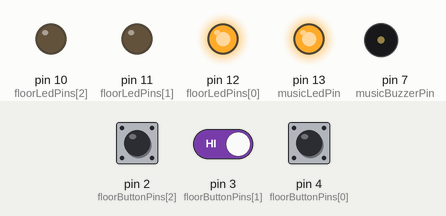
A sketch run on a simulated Arduino Uno, built with avr-gcc and run on an emulated ATmega328P. Shown: output pins drawn as LEDs (lit = HIGH), buzzer (waves = sounding). Dashed ring = blinking. The inputs (shaded band) are chosen by the test bench; at power-on: pin 2 (floorButtonPins[2]) HIGH, pin 3 (floorButtonPins[1]) HIGH, pin 4 (floorButtonPins[0]) HIGH.

Above: at 1.2 s.
1.3 s: pin 2 (floorButtonPins[2]) pulled LOW for 0.15 s
At 2.3 s:
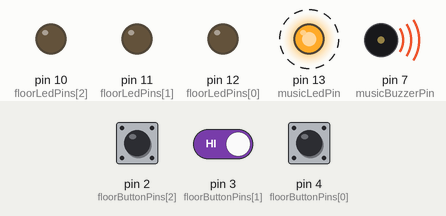
At 3.05 s:
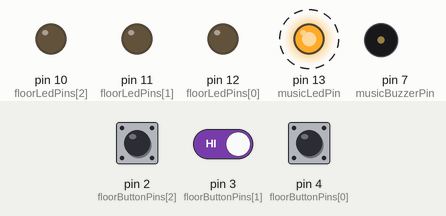
7.3 s: pin 3 (floorButtonPins[1]) driven HIGH
9.3 s: pin 2 (floorButtonPins[2]) driven HIGH
11.2 s: pin 4 (floorButtonPins[0]) pulled LOW for 0.15 s
At 11.7 s:
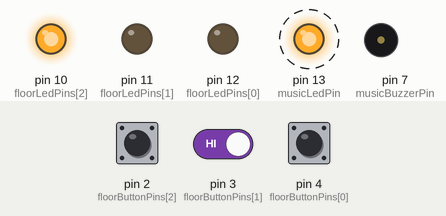
14.2 s: pin 2 (floorButtonPins[2]) driven LOW
Timing chart, 0 to 18.2 s (numbered marks = the images above; inputs shaded):
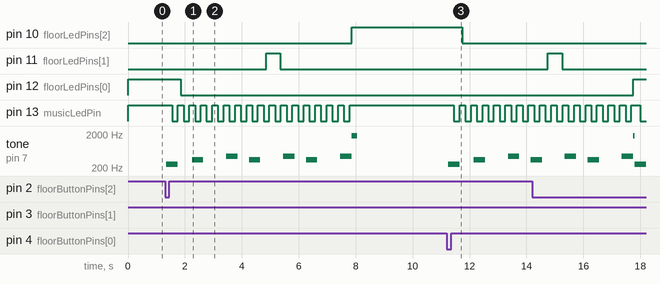

Measured:
- after the input at 1.3 s, pin 11 (floorLedPins[1]): LOW → HIGH after 3.6 s, → LOW 0.50 s later; pin 12 (floorLedPins[0]): HIGH → LOW after 0.55 s
- after the input at 9.3 s, every drawn part: stays the same
- after the input at 11.2 s, pin 10 (floorLedPins[2]): HIGH → LOW after 0.55 s; pin 13 (musicLedPin): alternates HIGH for 0.20 s and LOW for 0.20 s, starting after 0.25 s; tone on pin 7 (musicBuzzerPin): plays 260 Hz for 0.40 s, 350 Hz for 0.40 s, 440 Hz for 0.40 s, 350 Hz for 0.05 s, starting after 0.05 s

The sketch:

ElevatorSim.ino
```cpp
const int floorsTotal = 3; // total number of floors
const int floorButtonPins[] = {4,3,2}; // array of pin numbers for the floor buttons
const int floorLedPins[] = {12,11,10}; // array of pin numbers for the floor LEDs
const int musicBuzzerPin = 7; // pin number for the buzzer
const int musicLedPin = 13; // pin number for the operational state LED

int currentFloor = 0;
int destinationFloor = 0;
bool action = false; // flag marking if the elevator is executing a movement or waiting for an input
bool doors = true; // flag marking if the doors are opened or closed
bool passingBy = false; // flag marking the passing by another floor
int distance = 0;
int direction = 1;
int i;

unsigned long firstActionTime = 0; // time of the first action (time of the confirmed button push)
unsigned long currentActionTime = 0; // current time
unsigned long lastMusicLedToggleTime = 0; // time of the last toggle of the operational state LED
unsigned long lastTravelTime = 0; // time for travelling between floors
unsigned long lastMusicSoundTime = 0; // time for the elevator music

const int musicInterval = 200; // reference interval for the music (milliseconds)
const int doorsInterval = 500; // reference interval for closing the doors (milliseconds)
const int passingByInterval = 500; // reference interval for signaling the passing by another floor (milliseconds)
const int oneFloorTravelInterval = 3000; // time it takes to travel between 2 adjacent floors (milliseconds)

byte musicLedState = HIGH; // state of the operational state LED
byte floorButtonStates[] = {HIGH, HIGH, HIGH}; // array of states for the floor buttons
byte lastFloorButtonStates[] = {HIGH, HIGH, HIGH}; // array of last states of the floor buttons, used for debouncing
byte floorLedStates[] = {HIGH, LOW, LOW}; // array of states for the floor LEDs

unsigned long lastDebounceTime = 0;
unsigned long debounceDelay = 50;

void setup() {
  for (i=0; i<floorsTotal; i++) {
    pinMode(floorButtonPins[i], INPUT_PULLUP);
    pinMode(floorLedPins[i], OUTPUT);
  }
  pinMode(musicBuzzerPin, OUTPUT);
  pinMode(musicLedPin, OUTPUT);

  digitalWrite(musicLedPin, musicLedState);
  digitalWrite(floorLedPins[0], HIGH);
}

void loop() {
  for (i=0; i<floorsTotal && action==false; i++) {
    int reading = digitalRead(floorButtonPins[i]);
    if (reading != lastFloorButtonStates[i]) {
      lastDebounceTime = millis();
    }

    if ((millis()-lastDebounceTime) > debounceDelay) {
      if (reading != floorButtonStates[0]) {
        Serial.println(5);
        floorButtonStates[0] = reading;
        if (floorButtonStates[0] == LOW) {
          action = true;
          destinationFloor = i;
          distance = destinationFloor - currentFloor;
          if (distance < 0) {
            direction = -1;
          }
          firstActionTime = millis();
          tone(musicBuzzerPin, 260, musicInterval*2);
          lastMusicLedToggleTime = firstActionTime;
          lastMusicSoundTime = firstActionTime;
          lastTravelTime = firstActionTime;
          doors = true;
        }
      }
    }
    lastFloorButtonStates[i] = reading;
  }

  if (action) {
    currentActionTime = millis();
    if (distance != 0) {

      // DEFAULT ELEVATOR MUSIC
      if (!doors &&  currentActionTime - lastMusicSoundTime > musicInterval*2  &&  currentActionTime - lastMusicSoundTime < musicInterval*4) {
        tone(musicBuzzerPin, 350);
      }
      if (!doors &&  currentActionTime - lastMusicSoundTime > musicInterval*4  &&  currentActionTime - lastMusicSoundTime < musicInterval*6) {
        noTone(musicBuzzerPin);
      }
      if (!doors &&  currentActionTime - lastMusicSoundTime > musicInterval*6  &&  currentActionTime - lastMusicSoundTime > musicInterval*8) {
        tone(musicBuzzerPin, 440);
      }
      if (!doors &&  currentActionTime - lastMusicSoundTime > musicInterval*8  &&  currentActionTime - lastMusicSoundTime > musicInterval*10) {
        noTone(musicBuzzerPin);
        lastMusicSoundTime = currentActionTime;
      }

      if (currentActionTime - lastMusicLedToggleTime > musicInterval) {
        lastMusicLedToggleTime = currentActionTime;
        musicLedState = !musicLedState;
        digitalWrite(musicLedPin, musicLedState);
      }

      if (doors  &&  currentActionTime - lastTravelTime > doorsInterval) {
        doors = false;
        lastMusicSoundTime = currentActionTime; // We have closed the doors, the music can start playing now. We set the music timer
        lastTravelTime = currentActionTime;
        floorLedStates[currentFloor] = LOW;
        digitalWrite(floorLedPins[currentFloor], floorLedStates[currentFloor]);
      }

      if (passingBy  &&  currentActionTime - lastTravelTime > passingByInterval) { // has passed by
        passingBy = false;
        floorLedStates[destinationFloor-distance] = LOW;
        digitalWrite(floorLedPins[destinationFloor-distance], floorLedStates[destinationFloor-distance]);
      }

      if (currentActionTime - lastTravelTime > oneFloorTravelInterval) { // passing by next floor
        distance = distance - direction;
        lastTravelTime = currentActionTime;
        passingBy = true;
        floorLedStates[destinationFloor-distance] = HIGH;
        digitalWrite(floorLedPins[destinationFloor-distance], floorLedStates[destinationFloor-distance]);

        if (distance == 0) {
          tone(musicBuzzerPin, 1200, musicInterval*1.5);
          tone(musicBuzzerPin, 1800, musicInterval);
        }
      }

    }
    else { // called the same floor or has arrived at destinationFloor
      action = false;
      doors = true;
      passingBy = false;

      musicLedState = HIGH;
      digitalWrite(musicLedPin, musicLedState);

      currentFloor = destinationFloor;
      distance = 0;
      direction = 1;
    }
  }

}
```
